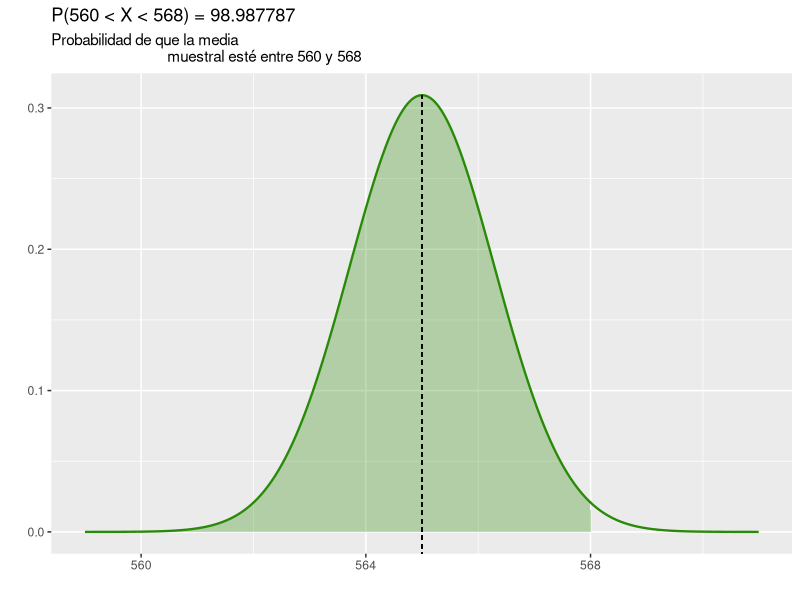
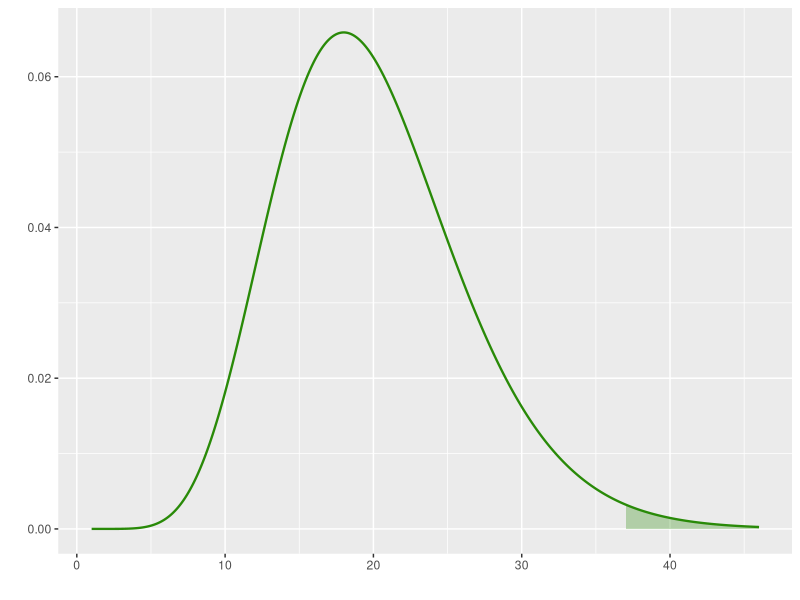
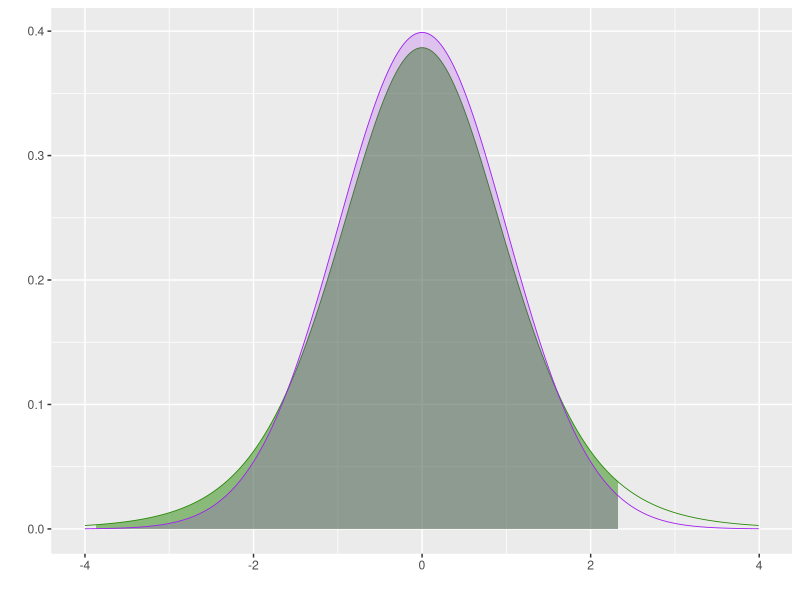
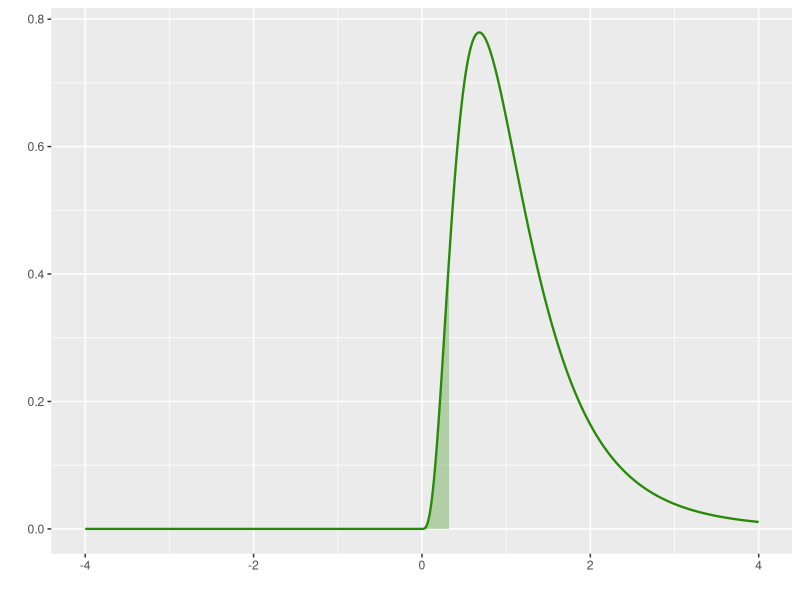

Recreate these plots in R, in order.
## ---- chunk 1
library(tidyverse)
## ---- chunk 2
tamano_muestra <- 9
media_pob <- 565
var_pob <- 15
desv_muestral <- sqrt(var_pob / (tamano_muestra))

cota_inferior <- 560
cota_superior <- 568

p_intervalo <- (pnorm(cota_superior, media_pob, desv_muestral)
- pnorm(cota_inferior, media_pob, desv_muestral)) * 100

print(p_intervalo)

## ---- chunk 3

sigma_5 <- 5 * desv_muestral
cota_inf_sigma5 <- round((media_pob - sigma_5), 0)
cota_sup_sigma5 <- round((media_pob + sigma_5), 0)
step_intervalo_sigma5 <- (2 * sigma_5 / 1000)

x <- seq(from = cota_inf_sigma5, to = cota_sup_sigma5,
         by = step_intervalo_sigma5)
y <- dnorm(x, mean = media_pob, sd = desv_muestral)

datos_normal_1 <- data.frame(x, y)
datos_truncos <- datos_normal_1 %>% filter(x >= cota_inferior
                                           & x <= cota_superior)

graf_problem_6 <- datos_normal_1 %>% ggplot(aes(x = x, y = y)) +
  geom_line(
    data = datos_normal_1,
    aes(x = x, y = y),
    linewidth = 0.8,
    color = "#298A08"
  ) +
  geom_area(
    data = datos_truncos,
    aes(y = y),
    fill = "#298A08",
    alpha = 0.3
  ) +
  geom_segment(
    x = media_pob, xend = media_pob,
    y = -0.1, yend = dnorm(media_pob,media_pob,desv_muestral),
    linetype = "dashed",
    linewidth = 0.1,
  )+
labs(x = "", y = "") +
  ggtitle(label = sprintf("P(%d < X < %d) = %f" , 
                          cota_inferior, cota_superior, p_intervalo),
          subtitle = sprintf("Probabilidad de que la media 
                             muestral esté entre %d y %d",
                             cota_inferior, cota_superior))

graf_problem_6

## ---- chunk 4
    tamano_muestra_7 = 21
    media_pob_7 = 10
    desv_est_pob_7 = 0.9
    var_pob_7 = desv_est_pob_7^2

    cota_inferior_7 = 1.5
    cota_superior_7 = NA

    cota_inf_chisq = ((tamano_muestra_7-1)/(var_pob_7))*cota_inferior_7

    print(cota_inf_chisq)

## ---- chunk 5

    library(tidyverse)
    cota_inf_sigma_7 <- round((media_pob_7 - 10 * desv_est_pob_7), 0)
    cota_sup_sigma_7 <- round((media_pob_7 + 40 * desv_est_pob_7), 0)
    step_intervalo_sigma5 <- (2 * desv_est_pob_7 / 1000)

    x_7 <- seq(from = cota_inf_sigma_7, to = cota_sup_sigma_7, 
               by = step_intervalo_sigma5)
    y_7 <- dchisq(x_7, df = (tamano_muestra_7-1))

    datos_normal_7 <- data.frame(x_7, y_7)
    datos_truncos_7 <- datos_normal_7 %>% filter(x_7 >= cota_inf_chisq)

    graf_problem_6 <- datos_normal_7 %>% ggplot(aes(x = x_7, y = y_7)) +
      geom_line(
        data = datos_normal_7,
        aes(x = x_7, y = y_7),
        linewidth = 0.8,
        color = "#298A08"
      ) +
      geom_area(
        data = datos_truncos_7,
        aes(y = y_7),
        fill = "#298A08",
        alpha = 0.3

      )+
    labs(x = "", y = "")

    graf_problem_6

## ---- chunk 6

    tamano_muestra_8 = 9
    media_pob_8 = 565
    var_mues_8 = 15

    cota_inferior_8 = 560
    cota_superior_8 = 568

    cota_inf_t = ((cota_inferior_8 - media_pob_8) 
                  / sqrt(var_mues_8 / tamano_muestra_8))   
    cota_sup_t = ((cota_superior_8 - media_pob_8) 
                  / sqrt(var_mues_8 / tamano_muestra_8))
    
                  
    print(cota_inf_t)
    print(cota_sup_t)

## ---- chunk 7
    library(tidyverse)

    cota_inf_sigma_8 <- -4
    cota_sup_sigma_8 <- 4
    step_intervalo_sigma5 <- (2 * sqrt(var_mues_8) / 1000)

    x_8 <- seq(from = cota_inf_sigma_8, to = cota_sup_sigma_8, 
               by = step_intervalo_sigma5)
    y_8 <- dt(x_8, df = (tamano_muestra_8 - 1))
    
    y_6 <- dnorm(x_8, mean = 0, sd =  1)
    
    

    datos_t_8 <- data.frame(x_8, y_8, y_6)
    datos_truncos_t_8 <- datos_t_8 %>% filter(x_8 >= cota_inf_t & x_8 <= cota_sup_t)
    
    
    graf_problem_8 <- datos_t_8 %>% ggplot(aes(x = x_8, y = y_8)) +
      geom_line(
        data = datos_t_8,
        aes(x = x_8, y = y_8),
        linewidth = 0.3,
        color = "#298A08"
      ) +
      geom_area(
        data = datos_truncos_t_8,
        aes(y = y_8),
        fill = "#298A08",
        alpha = 0.5

      )+
            geom_line(
        data = datos_t_8,
        aes(x = x_8, y = y_6),
        linewidth = 0.3,
        color = "purple"
      ) +
      geom_area(
        data = datos_truncos_t_8,
        aes(y = y_6),
        fill = "purple",
        alpha = 0.2
      ) +
    labs(x = "", y = "") 
    

    graf_problem_8
## ---- chunk 8
dt(cota_sup_t, df = (tamano_muestra_8 - 1)) - dt(cota_inf_t, df = (tamano_muestra_8 - 1))
## ---- chunk 9
tam_p = 10
tam_r = 15
cota = 0.5

cota_f = (tam_p - 1)/(tam_r - 1)*cota
cota_f

## ---- chunk 10
cota_inf_sigma5 <- -4
cota_sup_sigma5 <- 4
step_intervalo_sigma5 <- (.01)

x_9 <- seq(from = cota_inf_sigma5, to = cota_sup_sigma5, 
         by = step_intervalo_sigma5)
y_9 <- df(x_9,tam_p-1, tam_r-1)

datos_9 <- data.frame(x_9, y_9)
datos_truncos_9 <- datos_9 %>% filter(x_9 <= cota_f)

graf_problem_6 <- datos_9 %>% ggplot(aes(x = x_9, y = y_9)) +
  geom_line(
    data = datos_9,
    aes(x = x_9, y = y_9),
    linewidth = 0.8,
    color = "#298A08"
  ) +
  geom_area(
    data = datos_truncos_9,
    aes(y = y_9),
    fill = "#298A08",
    alpha = 0.3
  ) +
  geom_segment(
    x = media_pob, xend = media_pob,
    y = -0.1, yend = dnorm(media_pob,media_pob,desv_muestral),
    linetype = "dashed",
    linewidth = 0.1,
  )+
labs(x = "", y = "") 


graf_problem_6
